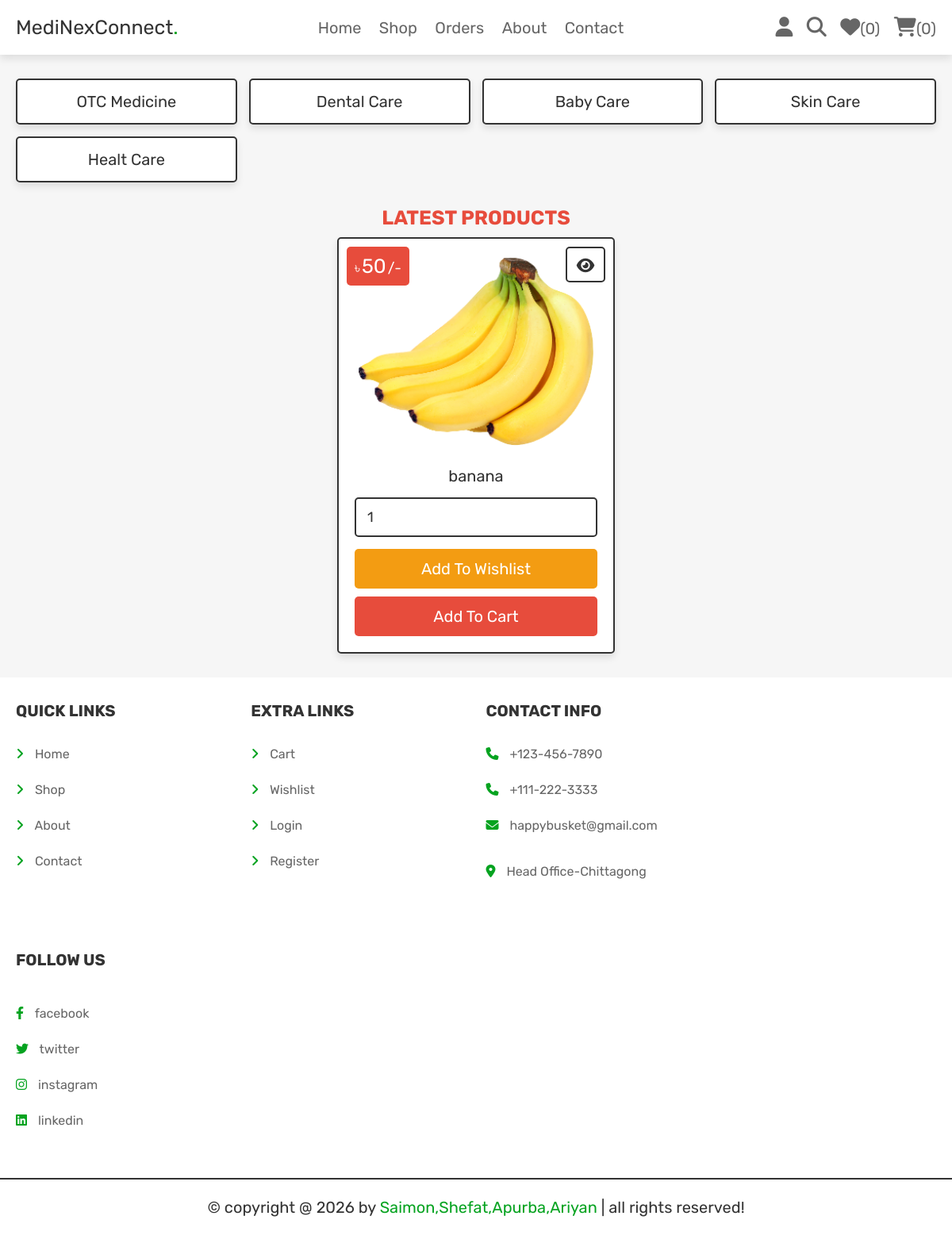
Screenshot of /shop.php (signed in) with the database file from the repository.
### tables this page shows
CREATE TABLE `products` (
  `id` int(100) NOT NULL,
  `name` varchar(100) NOT NULL,
  `category` varchar(20) NOT NULL,
  `details` varchar(500) NOT NULL,
  `price` int(100) NOT NULL,
  `image` varchar(100) NOT NULL
);

### shop.php (the view, shortened to what this page needs)
<?php
include 'config.php';
?>
<!DOCTYPE html>
<html lang="en">
<head>
   <link rel="stylesheet" href="https://cdnjs.cloudflare.com/ajax/libs/font-awesome/6.1.1/css/all.min.css">
   <link rel="stylesheet" href="css/style.css">
</head>
<body>
<?php include 'header.php'; ?>
<section class="p-category">
   <a href="category.php?category=fruits">OTC Medicine</a>
   <a href="category.php?category=fruits">Dental Care</a>
   <a href="category.php?category=vegitables">Baby Care</a>
   <a href="category.php?category=fish">Skin care</a>
   <a href="category.php?category=meat">Healt Care</a>
</section>
<section class="products">
   <h1 class="title">latest products</h1>
   <div class="box-container">
   <?php
      $select_products = $conn->prepare("SELECT * FROM `products`");
      $select_products->execute();
      if($select_products->rowCount() > 0){
         while($fetch_products = $select_products->fetch(PDO::FETCH_ASSOC)){
   ?>
   <form action="" class="box" method="POST">
      <div class="price">৳<span><?= $fetch_products['price']; ?></span>/-</div>
      <a href="view_page.php?pid=<?= $fetch_products['id']; ?>" class="fas fa-eye"></a>
      <img src="uploaded_img/<?= $fetch_products['image']; ?>" alt="">
      <div class="name"><?= $fetch_products['name']; ?></div>
      <input type="number" min="1" value="1" name="p_qty" class="qty">
      <input type="submit" value="add to wishlist" class="option-btn" name="add_to_wishlist">
      <input type="submit" value="add to cart" class="btn" name="add_to_cart">
   </form>
   <?php
      }
   }else{
      echo '<p class="empty">no products added yet!</p>';
   }
   ?>
   </div>
</section>
<?php include 'footer.php'; ?>
</body>
</html>

### css/style.css (style rules this page uses)
.products .box-container { display: grid; grid-template-columns: repeat(auto-fit, 35rem); gap:1.5rem; justify-content: center; align-items: flex-start; }
.products .box-container .box { padding:2rem; text-align: center; border:var(--border); background-color: var(--white); box-shadow: var(--box-shadow); border-radius: .5rem; position: relative; }
.products .box-container .box .price { position: absolute; top:1rem; left:1rem; padding:1rem; border-radius: .5rem; background-color: var(--red); font-size: 1.8rem; color:var(--white); }
.products .box-container .box .price span { font-size: 2.5rem; color:var(--white); margin:0 .2rem; }
.products .box-container .box .fa-eye { position: absolute; top:1rem; right:1rem; border-radius: .5rem; height: 4.5rem; line-height: 4.3rem; width: 5rem; border:var(--border); color:var(--black); font-size: 2rem; background-color: var(--white); }
.products .box-container .box img { width: 100%; margin-bottom: 1rem; }
.products .box-container .box .name { font-size: 2rem; color:var(--black); padding:1rem 0; }
.products .box-container .box .qty { margin:.5rem 0; border-radius: .5rem; padding:1.2rem 1.4rem; font-size: 1.8rem; color:var(--black); border:var(--border); width: 100%; }
.p-category { display: grid; grid-template-columns: repeat(auto-fit, minmax(27rem, 1fr)); gap:1.5rem; justify-content: center; align-items: flex-start; }
.p-category { padding-bottom: 0; }
.p-category a { padding:1.5rem; text-align: center; border:var(--border); background-color: var(--white); box-shadow: var(--box-shadow); border-radius: .5rem; font-size: 2rem; text-transform: capitalize; color:var(--black); }

### css/components.css (style rules this page uses)
:root { --green:#06a320; --orange:#f39c12; --red:#e74c3c; --black:#333; --light-color:#666; --white:#fff; --light-bg:#f6f6f6; --border:.2rem solid var(--black); --box-shadow:0 .5rem 1rem rgba(0,0,0,.1); }
* { font-family: 'Rubik', sans-serif; margin:0; padding:0; box-sizing: border-box; outline: none; border:none; text-decoration: none; color:var(--black); }
body { background-color: var(--light-bg); }
html { font-size: 62.5%; overflow-x: hidden; scroll-behavior: smooth; scroll-padding-top: 6.5rem; }
section { padding:3rem 2rem; max-width: 1200px; margin:0 auto; }
.btn, .delete-btn, .option-btn { display: block; width: 100%; margin-top: 1rem; border-radius: .5rem; color:var(--white); font-size: 2rem; padding:1.3rem 3rem; text-transform: capitalize; cursor: pointer; text-align: center; }
.btn { background-color: var(--red); }
.option-btn { background-color: var(--orange); }
.title { text-align: center; margin-bottom: 1rem; text-transform: uppercase; color:var(--red); font-size: 2.5rem; }

### rows the page displays
products: price "50", image (picture), name "banana"

### other values shown
$count_wishlist_items->rowCount() "0"
$count_cart_items->rowCount() "0"
